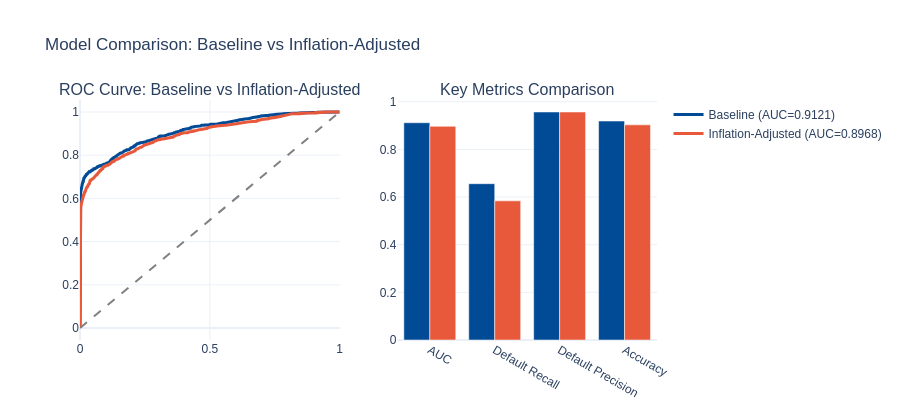

Notebook code for this chart:
### Code cell
fpr_b, tpr_b, _ = roc_curve(y_test_b, y_prob_b)
fpr_a, tpr_a, _ = roc_curve(y_test_a, y_prob_a)

fig = make_subplots(rows=1, cols=2,
    subplot_titles=(
        "ROC Curve: Baseline vs Inflation-Adjusted",
        "Key Metrics Comparison"
    ))

fig.add_trace(go.Scatter(
    x=fpr_b, y=tpr_b, mode="lines",
    name=f"Baseline (AUC={auc_b:.4f})",
    line=dict(color="#004A96", width=3)
), row=1, col=1)

fig.add_trace(go.Scatter(
    x=fpr_a, y=tpr_a, mode="lines",
    name=f"Inflation-Adjusted (AUC={auc_a:.4f})",
    line=dict(color="#E8593C", width=3)
), row=1, col=1)

fig.add_trace(go.Scatter(
    x=[0,1], y=[0,1], mode="lines",
    name="Random", line=dict(color="gray", dash="dash"),
    showlegend=False
), row=1, col=1)

metrics_compare = ["AUC", "Default Recall", "Default Precision", "Accuracy"]
values_b = [round(auc_b,3), round(rep_b["1"]["recall"],3),
            round(rep_b["1"]["precision"],3), round(rep_b["accuracy"],3)]
values_a = [round(auc_a,3), round(rep_a["1"]["recall"],3),
            round(rep_a["1"]["precision"],3), round(rep_a["accuracy"],3)]

fig.add_trace(go.Bar(
    x=metrics_compare, y=values_b,
    name="Baseline", marker_color="#004A96", showlegend=False
), row=1, col=2)

fig.add_trace(go.Bar(
    x=metrics_compare, y=values_a,
    name="Inflation-Adjusted", marker_color="#E8593C", showlegend=False
), row=1, col=2)

fig.update_layout(
    title="Model Comparison: Baseline vs Inflation-Adjusted",
    template="plotly_white",
    font=dict(family="Arial", size=12),
    height=420, barmode="group"
)

fig.show()

### Figure 1 — Plotly figure (JSON) as saved in the notebook; plotly's stock layout.template omitted (floating-point values rounded to 4 significant figures; data arrays with more than 128 entries replaced by an {"elided": "..."} marker saying what was removed)
{"data": [{"line": {"color": "#004A96", "width": 3}, "mode": "lines", "name": "Baseline (AUC=0.9121)", "type": "scatter", "x": {"elided": "896 float values"}, "xaxis": "x", "y": {"elided": "896 float values"}, "yaxis": "y"}, {"line": {"color": "#E8593C", "width": 3}, "mode": "lines", "name": "Inflation-Adjusted (AUC=0.8968)", "type": "scatter", "x": {"elided": "996 float values"}, "xaxis": "x", "y": {"elided": "996 float values"}, "yaxis": "y"}, {"line": {"color": "gray", "dash": "dash"}, "mode": "lines", "name": "Random", "showlegend": false, "type": "scatter", "x": [0, 1], "xaxis": "x", "y": [0, 1], "yaxis": "y"}, {"marker": {"color": "#004A96"}, "name": "Baseline", "showlegend": false, "type": "bar", "x": ["AUC", "Default Recall", "Default Precision", "Accuracy"], "xaxis": "x2", "y": [0.912, 0.656, 0.957, 0.919], "yaxis": "y2"}, {"marker": {"color": "#E8593C"}, "name": "Inflation-Adjusted", "showlegend": false, "type": "bar", "x": ["AUC", "Default Recall", "Default Precision", "Accuracy"], "xaxis": "x2", "y": [0.897, 0.584, 0.957, 0.903], "yaxis": "y2"}], "layout": {"annotations": [{"font": {"size": 16}, "showarrow": false, "text": "ROC Curve: Baseline vs Inflation-Adjusted", "x": 0.225, "xanchor": "center", "xref": "paper", "y": 1, "yanchor": "bottom", "yref": "paper"}, {"font": {"size": 16}, "showarrow": false, "text": "Key Metrics Comparison", "x": 0.775, "xanchor": "center", "xref": "paper", "y": 1, "yanchor": "bottom", "yref": "paper"}], "barmode": "group", "font": {"family": "Arial", "size": 12}, "height": 420, "title": {"text": "Model Comparison: Baseline vs Inflation-Adjusted"}, "xaxis": {"anchor": "y", "domain": [0, 0.45]}, "xaxis2": {"anchor": "y2", "domain": [0.55, 1]}, "yaxis": {"anchor": "x", "domain": [0, 1]}, "yaxis2": {"anchor": "x2", "domain": [0, 1]}}}
